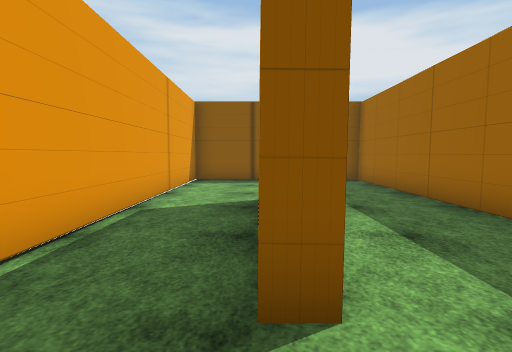
view 1 (above)

19 first-person views from a walk through a Unity game level. The camera is 1.2 m above the floor, tilts 4° down and sees 80° across. The floor is counted in squares, 1.2 m on a side. Each view is taken from the middle of a square. On the plan, view 1 faces up. The plan holds only what a view shows up to about 12 squares ahead; the rest is blank. The place goes on beyond the plan. The player character is not drawn. Some surface patterns are stand-ins.

view 2
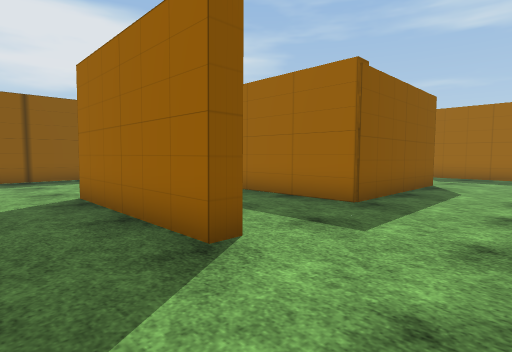

view 3
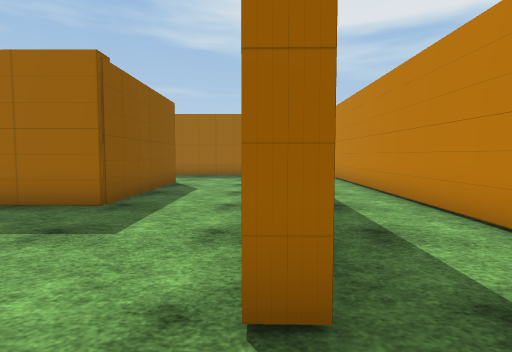

view 4
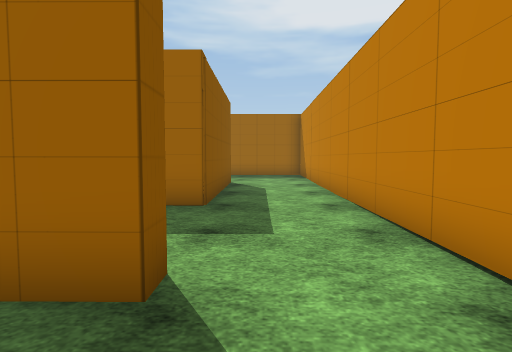

view 5
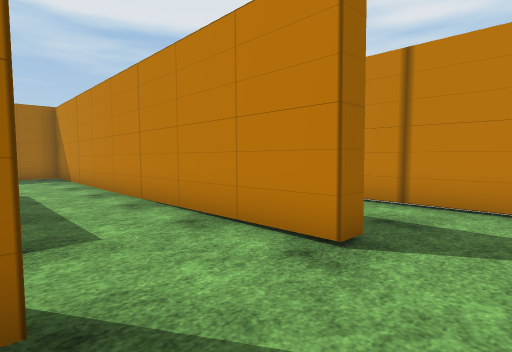

view 6
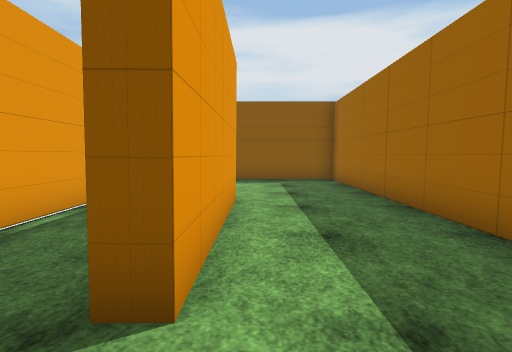

view 7
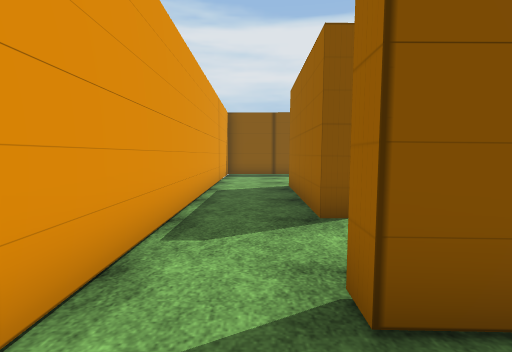

view 8
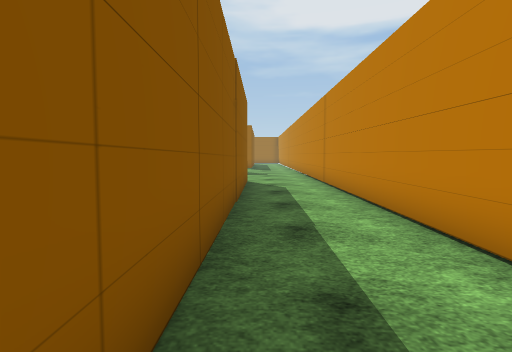

view 9
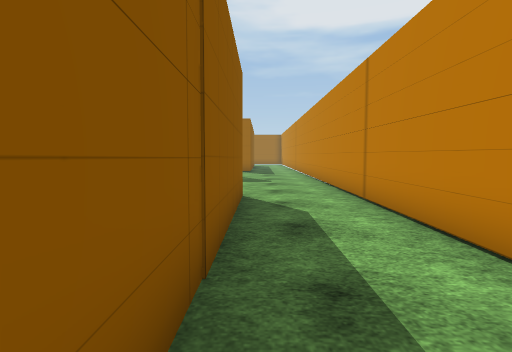

view 10
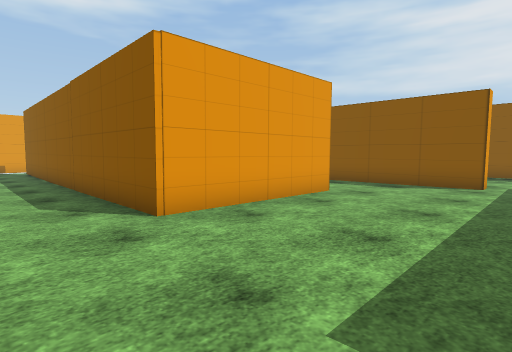

view 11
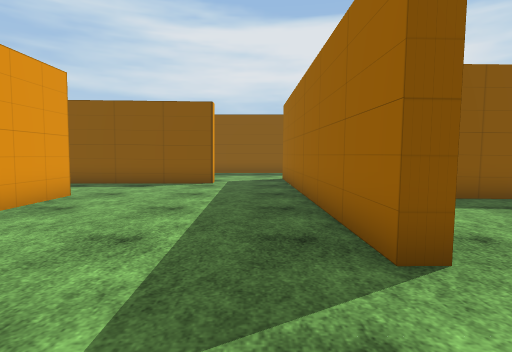

view 12
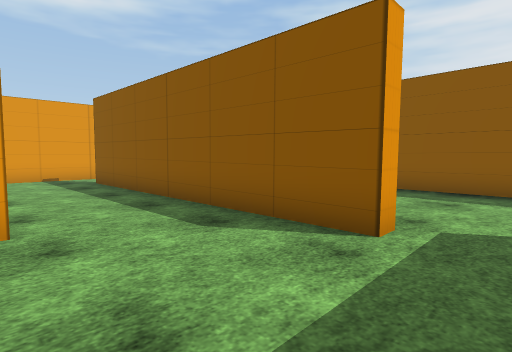

view 13
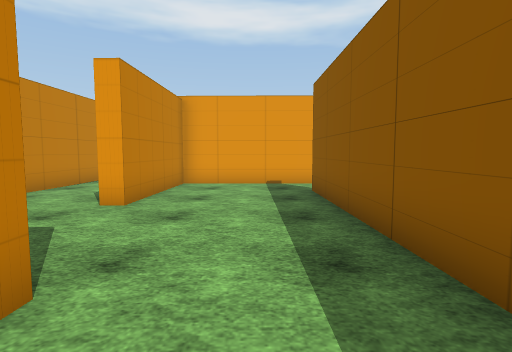

view 14
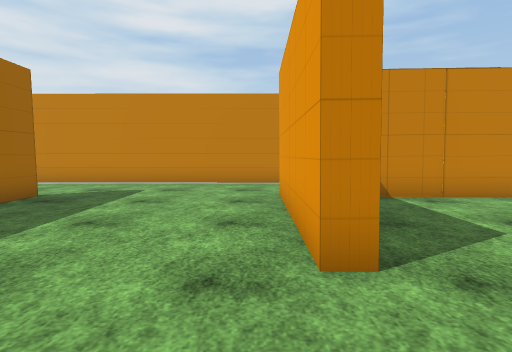

view 15
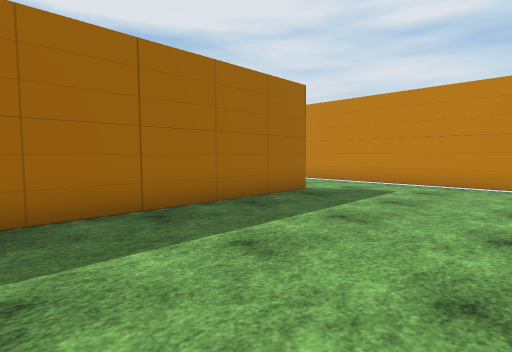

view 16
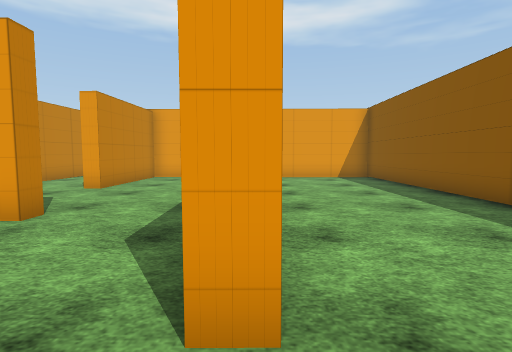

view 17
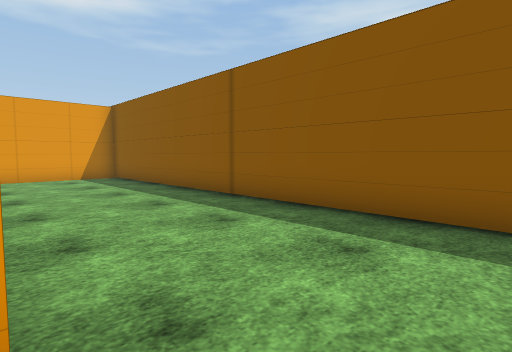

view 18
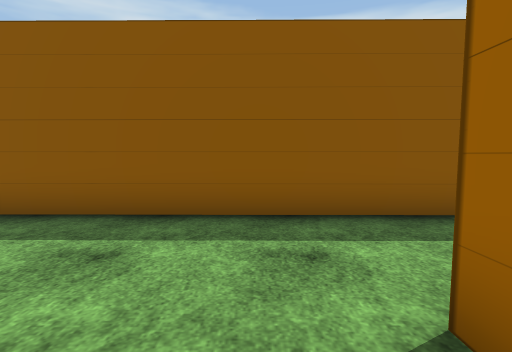

view 19
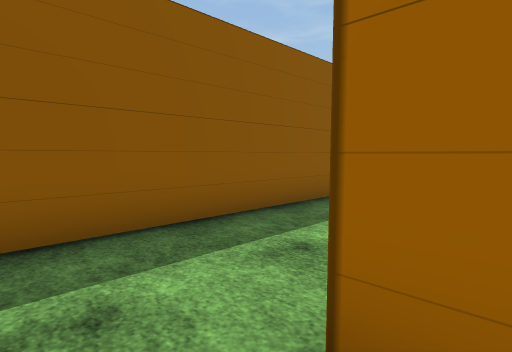

### Floor plan
Points are (right, up) in squares from view 1. A wall is a line through its corners. A room is listed if a view was taken in it or the views show most of it. See-through windows are left out.
Room 1 (views 1, 2, 3, 4, 5, 6)
walls: (0.6, 6.8) (0.5, 1.7) (0, 1.8) (0.1, 6.8); (-0.4, -1.4) (-0.4, -0.9) (10.4, -1.1); (9, 1.9) (3.9, 2) (4, 11.9) (-2.4, 12) (-2.3, -1.6)
ways out: opening at (-1, -1) to room 2; opening at (9.5, 0.5) to room 2
Room 2 (views 7, 8, 9, 10, 11, 12, 13, 14, 15)
walls: (12.9, -0.1) (12.9, 1.1); (10.4, -1.1) (11.9, -1.1); (12.9, 3.5) (13.5, 3.4) (13.4, -1.7) (2.6, -1.5); (19.8, -1.3) (19.3, -1.3) (19.1, 6.6); (16.5, 6.6) (6.4, 6.6); (4.5, 6.4) (4.5, 2.5) (9, 2.4) (9, 1.9); (0.4, -1.4) (-0.4, -1.4); (-1.5, -4.2) (21.5, -4.4)
ways out: opening at (-1, -1) to room 1; opening at (9.5, 0.5) to room 1; opening at (5.5, 7) to room 3; opening at (17.5, 7) to room 3
Room 3 (views 16, 17, 18, 19)
walls: (16.5, 7.2) (16.5, 6.6); (19.1, 6.6) (19.1, 8.8); (22.5, 11.8) (5.8, 11.9); (4.5, 10.6) (4.5, 6.4)
ways out: opening at (5.5, 7) to room 2; opening at (17.5, 7) to room 2

Where each view was taken, in squares from view 1:
view 1: 0 up, 0 right, facing up
view 2: 1 down, 2 left, facing up-right
view 3: 1 down, 2 left, facing right
view 4: 1 up, 2 left, facing right
view 5: 2 up, 2 left, facing down-right
view 6: 0 up, 1 right, facing up
view 7: 3 down, 1 left, facing up
view 8: 2 down, 2 right, facing right
view 9: 2 down, 6 right, facing right
view 10: 4 down, 18 right, facing up-left
view 11: 4 down, 18 right, facing up
view 12: 3 up, 18 right, facing up-left
view 13: 5 up, 15 right, facing left
view 14: 6 up, 14 right, facing down
view 15: 6 up, 14 right, facing down-right
view 16: 7 up, 18 right, facing left
view 17: 7 up, 18 right, facing up-left
view 18: 7 up, 18 right, facing up
view 19: 8 up, 18 right, facing up-right
